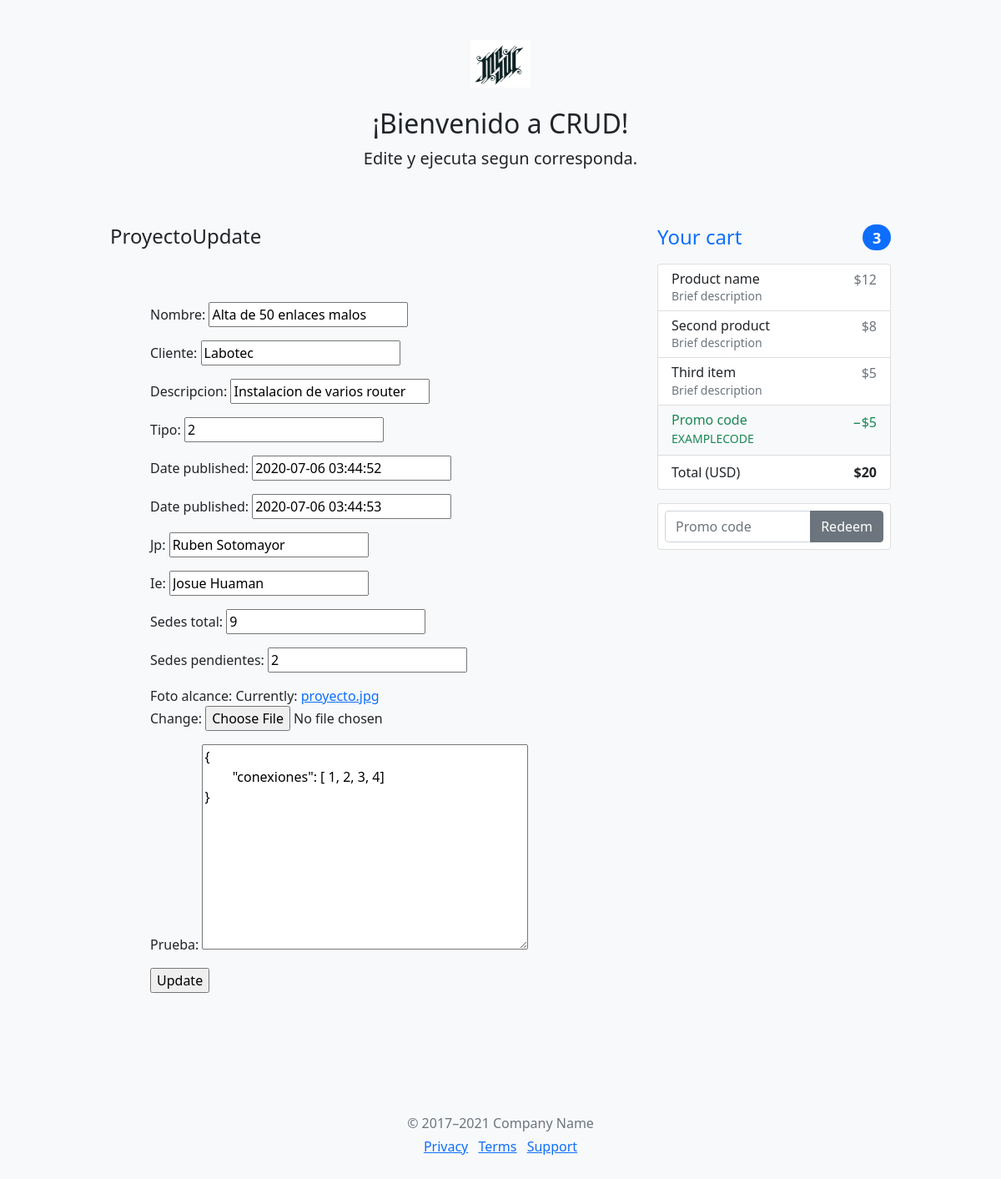
Page /polls/1/proyectoUpdate/ on the earlier database version.
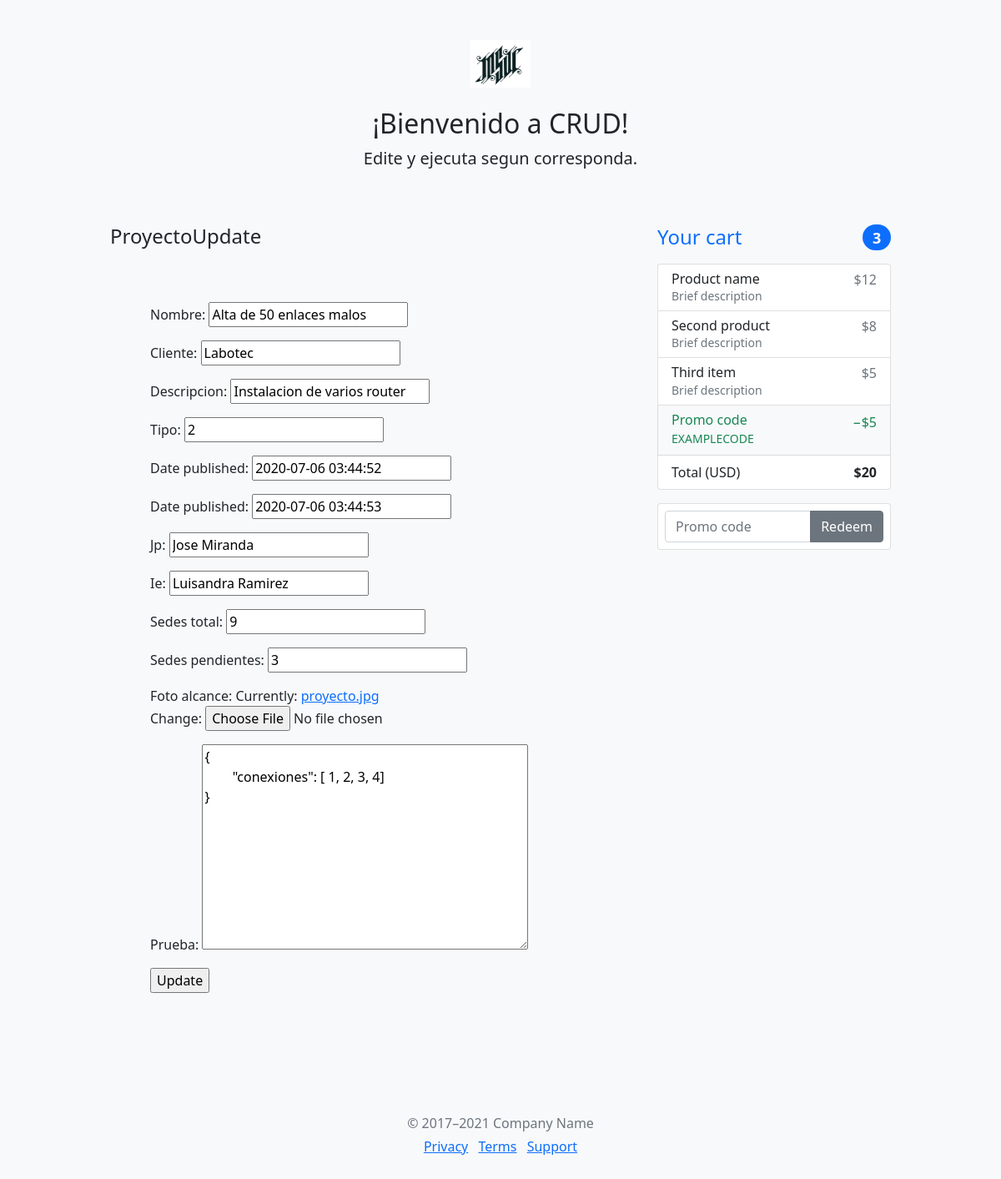
Same page on the later database version.
### polls/models.py (models this page shows, shortened)
class Proyecto(models.Model):
    nombre = models.CharField(max_length=100, default='')
    cliente = models.CharField(max_length=100, default='')
    descripcion = models.CharField(max_length=100, default='')
    tipo = models.IntegerField(default=0)
    fecha_inicio = models.DateTimeField('date published')
    fecha_fin = models.DateTimeField('date published')
    jp = models.CharField(max_length=100, default='')
    ie = models.CharField(max_length=100, default='')
    sedes_total = models.IntegerField(default=0)
    sedes_pendientes = models.IntegerField(default=0)
    foto_alcance = models.ImageField(upload_to='cars',default='proyecto.jpg')
    prueba = models.TextField(default='')

### polls/views.py (the view)
# urls.py: path('<int:pk>/proyectoUpdate/', views.ProyectoUpdate.as_view(), name='proyectoUpdate'),
class ProyectoUpdate(UpdateView):
    model = Proyecto
    fields = '__all__' # ['name']
    template_name_suffix = '_update_form'

### polls/templates/polls/proyecto_update_form.html (shortened to what this page needs)
{% extends "CUD.html" %}
{% load static %}
{% block identificador %}
ProyectoUpdate
{% endblock %}
{% block bloque_1 %}
<div class="p-5">
    <form method="post">{% csrf_token %}
        {{ form.as_p }}
        <input type="submit" value="Update">
    </form>
</div>
{% endblock %}

Differences in the rows shown:
changed Proyecto "Alta de 50 enlaces malos": jp "Ruben Sotomayor" → "Jose Miranda"; ie "Josue Huaman" → "Luisandra Ramirez"; sedes_pendientes "2" → "3"
